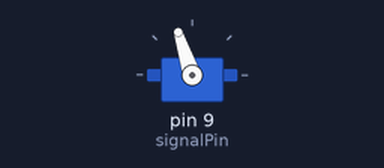
Bench run of a sketch on a simulated Arduino Uno, built with avr-gcc and run on an emulated ATmega328P. Shown: servo. What the sketch prints to the serial monitor is not drawn.

Above: at 3.05 s.
At 6.0 s:
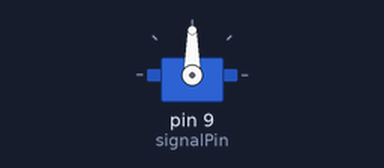
At 9.0 s:
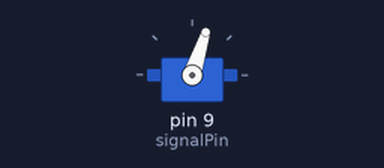
Timing chart, 0 to 10.8 s (numbered marks = the images above):
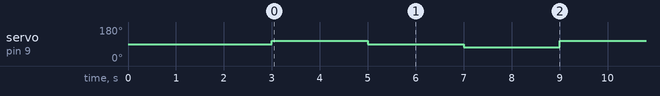

The sketch:

esc_driver_test.ino
```cpp
#include <Servo.h>

Servo esc;

int signalPin = 9;
int neutral = 1500;

void setup() {
  Serial.begin(115200);

  esc.attach(signalPin, 1000, 2000);

  Serial.println("ESC Initializing...");

  // Send neutral signal for arming
  esc.writeMicroseconds(neutral);
  delay(3000); // allow ESC to arm
}

void loop() {
  // Example: slow forward
  esc.writeMicroseconds(1600);
  delay(2000);

  // Back to neutral
  esc.writeMicroseconds(1500);
  delay(2000);

  // Reverse
  esc.writeMicroseconds(1400);
  delay(2000);
}
```

Measured:
- by itself, servo on pin 9 (signalPin): repeats every 6.0 s: 90° 2.0 s, 72° 2.0 s, 108° 2.0 s
